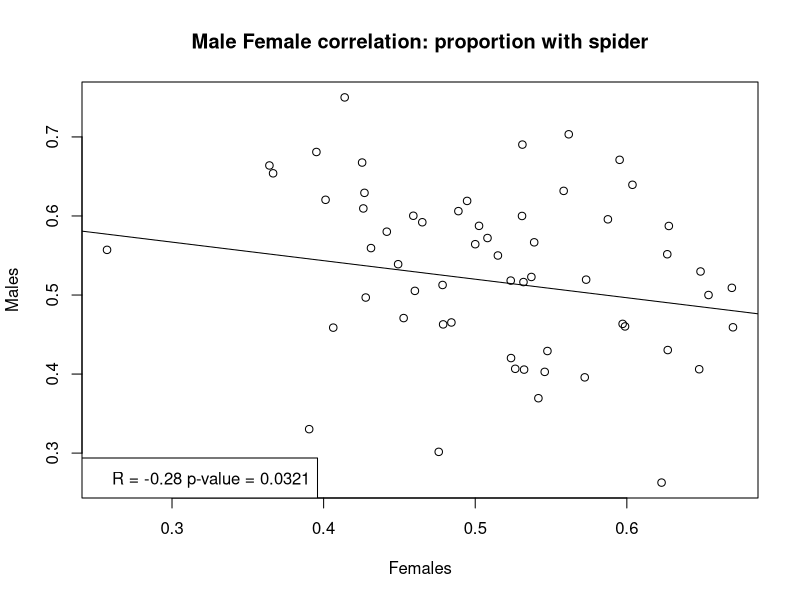
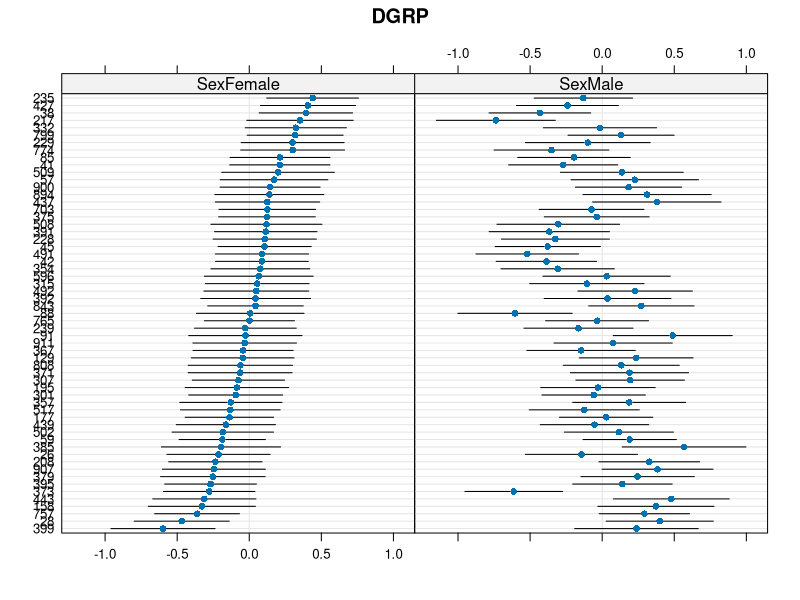
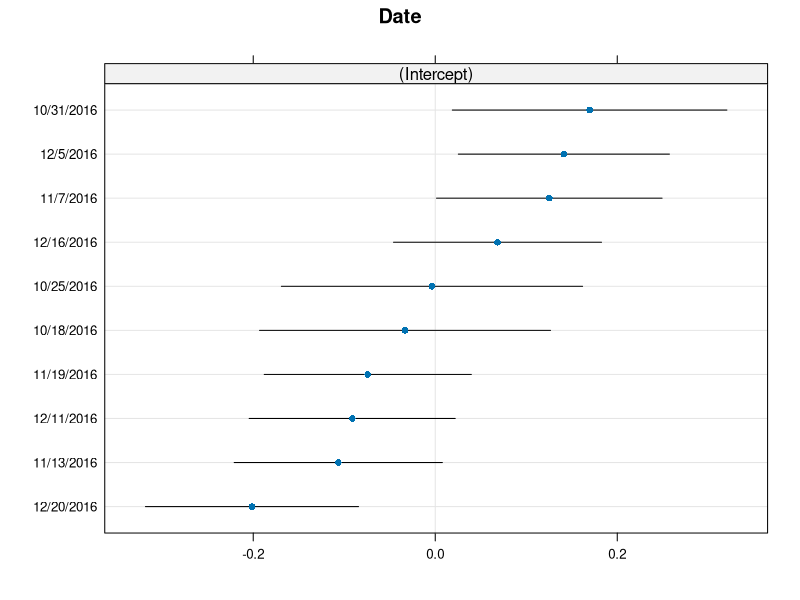
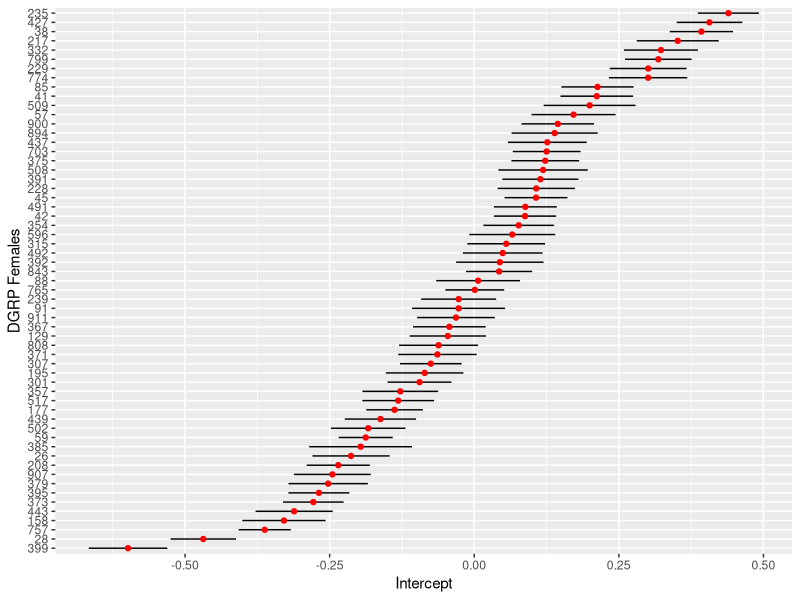
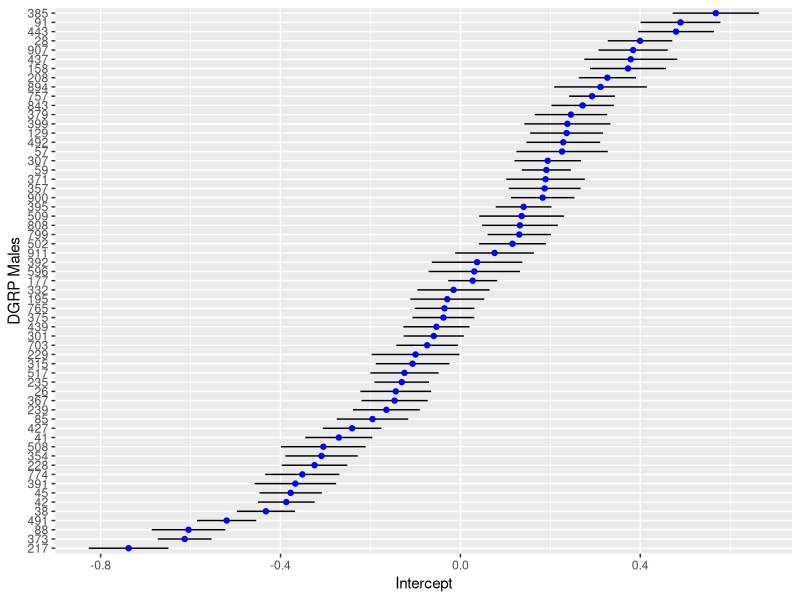

These charts were generated, in order, by the following R code:
#Official R-code for the perception Data:

#Packages:
library(ggplot2)
library(dplyr)
library(lme4)
library(car)
library(effects)
require(lattice)

#install.packages("pbkrtest")
library("pbkrtest")

#Possibly not needed
library(Hmisc)


perception <- read.csv('Perception_all_Data.csv', h=TRUE)

#Remove all temp, bp and humidity (not using in analysis) and 24 hour counts
#Note: Humidity showed to have some effect but beacues this is only three readings over 48 hours, day effects should incorperate changing humiduty throughout the day

perception <- subset(perception, select = -c(Spider_24, Not_Spider_24, Outside_24, Humidity_start, Humidity_24, Humidity_48, Temp_start, Temp_24, Temp_48, BP_Start, BP_24, BP_48) )

#DGRP as factor

perception$DGRP <- factor(perception$DGRP)

#Total those assorted into vials
perception$spiANDno_48 <- with(perception, Spider_48 + Not_Spider_48)

#Subsample of those with more than six total in vials
perception <- subset(perception, spiANDno_48 >= 6)

#New data frame with needed variables (and change some names):
DGRP_by_counts <- with(perception,
                       data.frame(DGRP, Sex, Spider=Spider_48,
                                  Not_spider=Not_Spider_48, Outside=Outside_48,
                                  Date=Start_date, Vial_total= spiANDno_48, Number=Number))

DGRP_by_counts$proportion_spider <- with(DGRP_by_counts, Spider/Vial_total)

#Data set with all DGRP lines together into one group (by sex also): inclueds mean temperature scales (and humidity) and the mean proportion with spiders and SE

DGRP_sub <-DGRP_by_counts %>%
  group_by(DGRP, Sex) %>%
  summarise(prop_spider=mean(proportion_spider),
            se =((sd(proportion_spider))/sqrt(n())))


###Sex Correlation:
with(DGRP_sub, cor(prop_spider[Sex == "Female"],prop_spider[Sex == "Male"] ))

MFcor <- with(DGRP_sub, cor(prop_spider[Sex == "Female"],prop_spider[Sex == "Male"] ))

##rcorr:
#??Hmisc
with(DGRP_sub, rcorr(x = prop_spider[Sex == "Female"],y = prop_spider[Sex == "Male"]))

line2 <- lm(DGRP_sub$prop_spider[DGRP_sub$Sex == "Female"] ~ DGRP_sub$prop_spider[DGRP_sub$Sex == "Male"])

with(DGRP_sub, plot(x = prop_spider[Sex == "Female"],y = prop_spider[Sex == "Male"], xlab = "Females", ylab = "Males", abline(line2), main = "Male Female correlation: proportion with spider"))

legend("bottomleft", bty="y", 
       legend=paste("R = -0.28" , "p-value = 0.0321" ))


#Model:
## DGRP is a random effect

#Remove date or temp,hum,bp:  Redundant to have both?

mod1 <- glmer(cbind(Spider, Not_spider) ~ 1 + Sex  + (1|Date) 
              + (0 + Sex|DGRP), data = DGRP_by_counts, family = "binomial")
summary(mod1)
rr1 <- ranef(mod1, condVar = TRUE)
dotplot(rr1)
pv <- attr(rr1$DGRP, "postVar")
se_fem <- pv[1, 1, ]
se_ma <- pv[2,2, ]
#Data frame of intercepts
rand.interc<-rr1$DGRP
df<-data.frame(Intercepts=rr1$DGRP[,1:2], DGRP=rownames(rand.interc), se_female=se_fem, se_male=se_ma)
colnames(df) <- c("Female_Int", "Male_Int", "DGRP", "Female_se", "Male_se")
df$m.low <- with(df, Male_Int - 2 * Male_se)
df$m.high <- with(df, Male_Int + 2 * Male_se)
df$f.low <- with(df, Female_Int - 2 * Female_se)
df$f.high <- with(df, Female_Int + 2 * Female_se)

ggplot(df, aes(y=Female_Int, x=reorder(DGRP, Female_Int))) + 
  geom_linerange(aes(ymin=f.low, ymax=f.high), colour="black") + 
  geom_point(colour="red") + 
  coord_flip() + 
  labs(y="Intercept", x="DGRP Females")

ggplot(df, aes(y=Male_Int, x=reorder(DGRP, Male_Int))) + 
  geom_linerange(aes(ymin=m.low, ymax=m.high), colour="black") + 
  geom_point(colour="blue") + 
  coord_flip() + 
  labs(y="Intercept", x="DGRP Males")

#Model comparison: comparing with random DGRP effects and without:

#Large model: mod1

mod1 <- glmer(cbind(Spider, Not_spider) ~ 1 + Sex + 
                (1|Date) + (0 + Sex|DGRP),
              data = DGRP_by_counts, family = "binomial")
summary(mod1)
Anova(mod1)

mod2 <- glmer(cbind(Spider, Not_spider) ~ 1 + Sex + (1|Date) + (1|DGRP),
              data = DGRP_by_counts, family = "binomial")
summary(mod2)
Anova(mod2)

#Small Model:
mod3 <- glmer(cbind(Spider, Not_spider) ~ 1 + Sex + (1|Date), 
              data = DGRP_by_counts, family = "binomial")
summary(mod3)
Anova(mod3)

PB_Mod_1 <- PBmodcomp(mod2, mod3, nsim = 10, ref = NULL, seed = NULL,
                    cl = NULL, details = 0)
summary(PB_Mod_1)

PB_Mod_2 <- PBmodcomp(mod1, mod2, nsim = 10, ref = NULL, seed = NULL,
                    cl = NULL, details = 0)
summary(PB_Mod_2)
